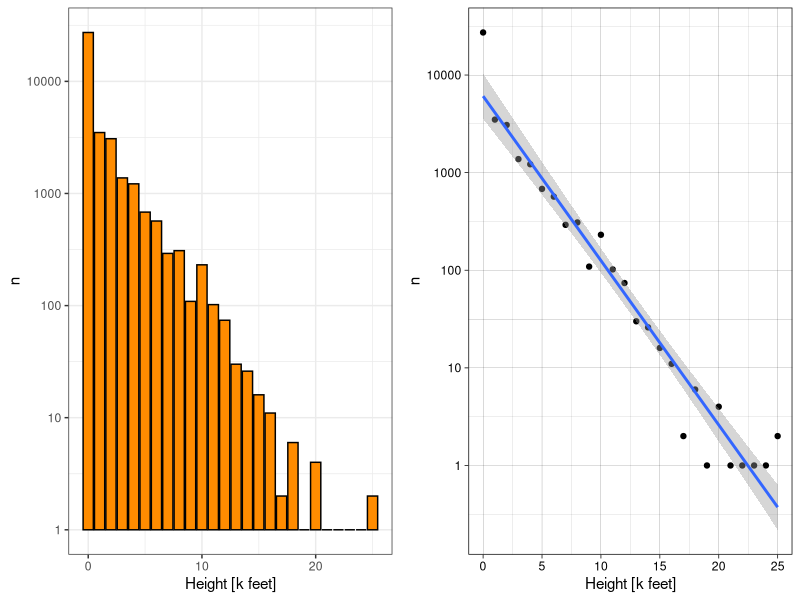
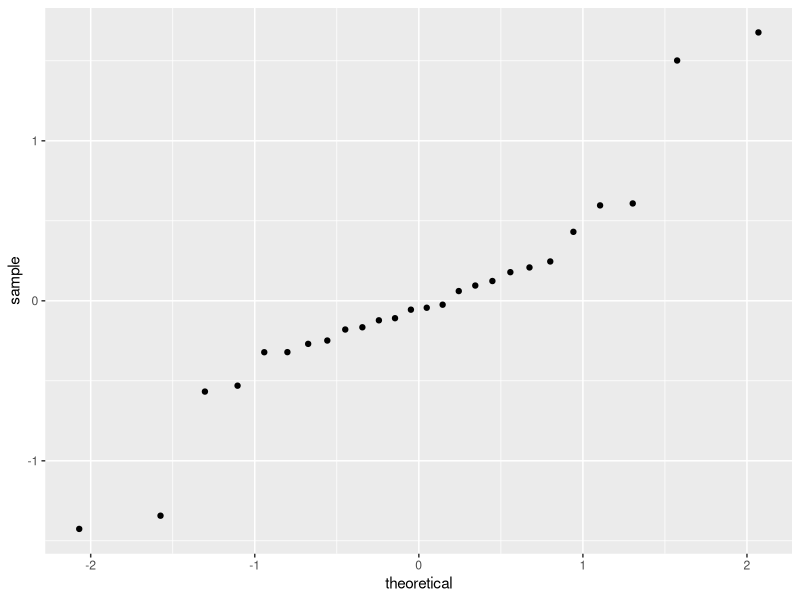

Generate these figures, in order, with R:
library(tidyverse)

wildlife_small <- read_csv("lectures/data/wildlife_impacts_small.csv", col_types = cols()) %>% 
  mutate(rounded_height = round(height/1000)) %>% 
  group_by(rounded_height) %>% 
  summarize(n = sum(n)) %>% 
  filter(!is.na(rounded_height))


wildlife_hist <- ggplot(wildlife_small, aes(x = rounded_height, y = n)) + 
  geom_col(fill = "darkorange", color = "black") + theme_bw() + xlab("Height [k feet]") + scale_y_log10()
wildlife_points <- ggplot(wildlife_small, aes(x = rounded_height, y = n)) + 
  geom_point() +
  theme_linedraw() + 
  scale_y_log10() +
  stat_smooth(method = "lm") + 
  xlab("Height [k feet]")
cowplot::plot_grid(wildlife_hist, wildlife_points)




wildlife_lm <- lm(formula = log(n) ~ rounded_height, data = wildlife_small)

ggplot(tibble(res = wildlife_lm$residuals),
       aes(sample = res)) + 
  geom_qq()



summary(wildlife_lm)
